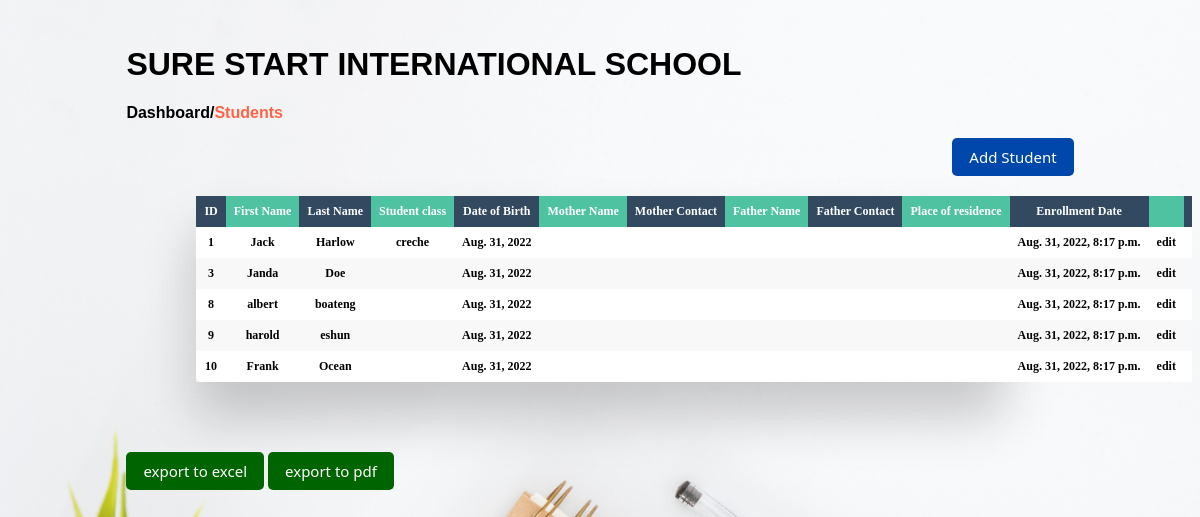
Screenshot of /dashboard/students with the database file from the repository.
### students/models.py (models this page shows, shortened)
class Student(models.Model):
    student_id = models.AutoField(primary_key=True)
    first_name = models.CharField(max_length=255, blank=True)
    last_name = models.CharField(max_length=255, blank=True)
    student_class = models.CharField(max_length=50, blank=True)
    date_of_birth = models.DateField()
    mother_name = models.CharField(max_length=255, blank=True)
    mother_contact = models.CharField(max_length=255, blank=True)
    father_name = models.CharField(max_length=255, blank=True)
    father_contact = models.CharField(max_length=255, blank=True)
    place_of_residence = models.CharField(max_length=255, blank=True)
    date_enrolled = models.DateTimeField(auto_now_add=True, blank=True, null=True)

### students/views.py (the view)
# urls.py: path('dashboard/students',list_and_create,name='students'),
def list_and_create(request):
    form = StudentCreationForm(request.POST or None)
    if request.method == 'POST' and form.is_valid():
        form.save()
    objects = Student.objects.all()
    return render(request, 'student_list.html', {'objects': objects, 'form': form})

### templates/student_list.html (shortened to what this page needs)
{% extends 'base.html' %}
{% block content %}
<div class="dashboard-container">
    <div class="top-nav">
        <h1><a href="{% url 'dashboard' %}">SURE START INTERNATIONAL SCHOOL</a></h1>
        <p><a href="{% url 'dashboard' %}">Dashboard</a>/<a href="{% url 'students' %}" class="active-link">Students</a></p>
    </div>
    <div class="add-div">
        <a href="#" id="modal-btn"><button class="btn-primary btn-primary-wd">Add Student</button></a>
    </div>
    <div class="table-wrapper" id="student_table_div">
        <table class="fl-table" id="table2excel">
            <thead>
                <tr>
                    <th>ID</th>
                    <th>First Name</th>
                    <th>Last Name</th>
                    <th>Student class</th>
                    <th>Date of Birth</th>
                    <th>Mother Name</th>
                    <th>Mother Contact</th>
                    <th>Father Name</th>
                    <th>Father Contact</th>
                    <th>Place of residence</th>
                    <th>Enrollment Date</th>
                    <th class="excludeThisClass"></th>
                    <th class="excludeThisClass"></th>
                </tr>
            </thead>
            <tbody>
                {% for student in objects %}
                    <tr>
                        <th>{{ student.student_id }}</th>
                        <th>{{ student.first_name }}</th>
                        <th>{{ student.last_name }}</th>
                        <th>{{ student.student_class }}</th>
                        <th>{{ student.date_of_birth }}</th>
                        <th>{{ student.mother_name }}</th>
                        <th>{{ student.mother_contact }}</th>
                        <th>{{ student.father_name }}</th>
                        <th>{{ student.father_contact }}</th>
                        <th>{{ student.place_of_residence }}</th>
                        <th>{{ student.date_enrolled }}</th>
                        <th class="excludeThisClass"><a href="{% url 'student_edit' student.pk %}">edit</a></th>
                        <th class="excludeThisClass"><a href="{% url 'student_delete' student.pk %}">del</a></th>
                    </tr>
                {% endfor %}
            </tbody>
        </table>
    </div>
    <button id="btnExport_excel" class="btn-primary btn-primary-wd info-btn-1">export to excel</button>
    <button id="btnExport_pdf"  class="btn-primary btn-primary-wd info-btn-1">export to pdf</button>
</div>
{% endblock content %}

### static/css/base.css (style rules this page uses)
html { box-sizing: border-box; overflow-y: scroll; }
body { background-image: url(../img/school-bg.jpg); background-repeat: no-repeat; background-size: cover; background-position: center; overflow-y: scroll; }
a { text-decoration: none; color: black }
.btn-primary { padding: 8px 16px; background-color: #0047AB; color: white; font-size: 15px; font-family: 'Segoe UI', Tahoma, Geneva, Verdana, sans-serif; margin-top: 3%; border-radius: 5px; cursor: pointer; transition: 0.7s ease-in-out; border: 1px solid transparent; }
.dashboard-container { max-width: 80%; height: 100%; margin: 0 auto; }
.dashboard-container h1 { font-family: 'Trebuchet MS', 'Lucida Sans Unicode', 'Lucida Grande', 'Lucida Sans', Arial, sans-serif; padding: 4% 0 0 0; }
.top-nav p { font-family: 'Gill Sans', 'Gill Sans MT', Calibri, 'Trebuchet MS', sans-serif; font-weight: 700; cursor: pointer; }
.active-link { color: tomato; }
.btn-primary-wd { margin: 0% 0 1% 0 !important; }
.add-div { text-align: right; }
* { box-sizing: border-box; -webkit-box-sizing: border-box; -moz-box-sizing: border-box; }
.table-wrapper { margin: 10px 70px 70px; box-shadow: 0px 35px 50px rgba( 0, 0, 0, 0.2 ); }
.fl-table { border-radius: 5px; font-size: 12px; font-weight: normal; border: none; border-collapse: collapse; width: 100%; max-width: 100%; white-space: nowrap; background-color: white; }
.fl-table td, .fl-table th { text-align: center; padding: 8px; }
.fl-table thead th { color: #ffffff; background: #4FC3A1; }
.fl-table thead th:nth-child(odd) { color: #ffffff; background: #324960; }
.fl-table tr:nth-child(even) { background: #F8F8F8; }
.info-btn-1 { background-color:darkgreen }

### rows the page displays
Student: student_id "1", first_name "Jack", last_name "Harlow", student_class "creche", date_of_birth "Aug. 31, 2022", date_enrolled "Aug. 31, 2022, 8:17 p.m."
Student: student_id "3", first_name "Janda", last_name "Doe", date_of_birth "Aug. 31, 2022", date_enrolled "Aug. 31, 2022, 8:17 p.m."
Student: student_id "8", first_name "albert", last_name "boateng", date_of_birth "Aug. 31, 2022", date_enrolled "Aug. 31, 2022, 8:17 p.m."
Student: student_id "9", first_name "harold", last_name "eshun", date_of_birth "Aug. 31, 2022", date_enrolled "Aug. 31, 2022, 8:17 p.m."
Student: student_id "10", first_name "Frank", last_name "Ocean", date_of_birth "Aug. 31, 2022", date_enrolled "Aug. 31, 2022, 8:17 p.m."
